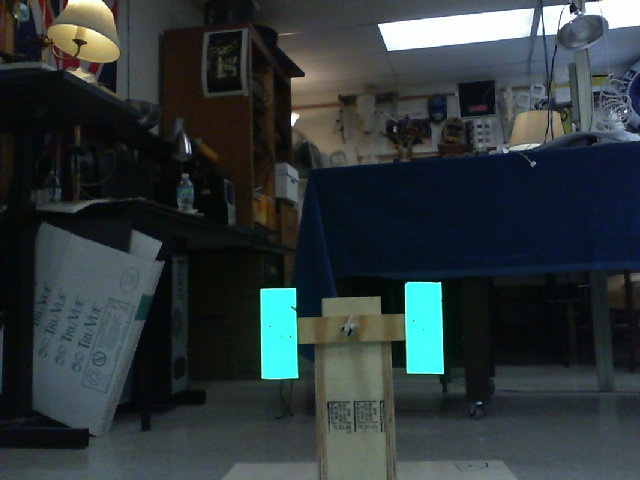
#> input picture images/GearTarget.jpg, 640 x 480 px
$ python -i image_processor.py   (imports and definitions only)   (older library calls are emulated)
#> lines starting #> are read from the running program, lines starting #| are printed output that depends on the picture
import cv2
import numpy as np
import math

from networktables import NetworkTable
from networktables.util import ntproperty

# [271 lines that did not run here, left out]


>>> import cv2
>>> picture = cv2.imread('images/GearTarget.jpg', cv2.IMREAD_GRAYSCALE)
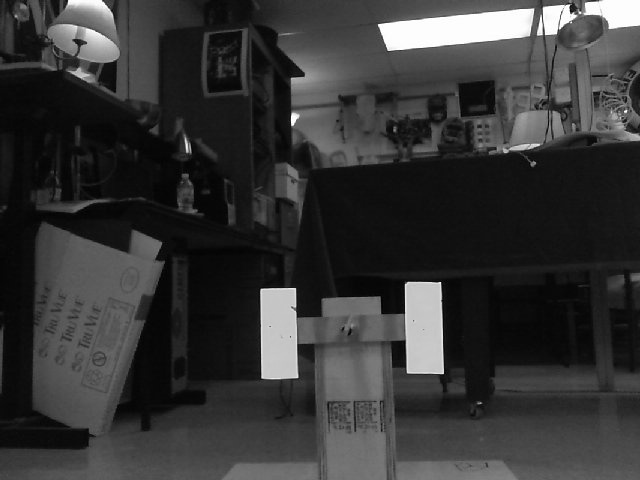
#> picture: shape (480, 640); min 0, max 255, mean 54.1
#> (the run stopped early here; a loop or call above may not have finished)
